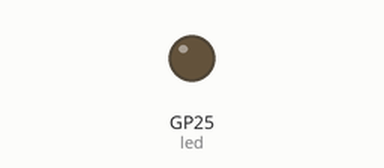
Simulated run of this program. Board: Raspberry Pi Pico running MicroPython. On the bench: output pins drawn as LEDs (lit = HIGH).

Above: at 2.3 s.
At 6.62 s:
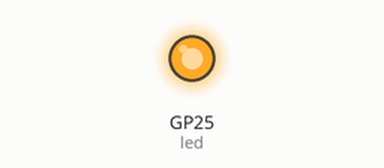
Timing chart, 0 to 6.9 s (numbered marks = the images above):
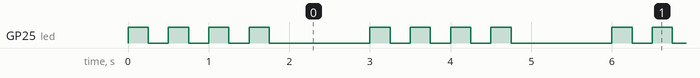

The program:

main.py
```python
from src.blink import main


main()
```

blink.py
```python
import time
from machine import Pin


def main():
    # GPIO 25 is the onboard LED on the standard Raspberry Pi Pico
    led = Pin(25, Pin.OUT)

    while True:
        # Blink 4 times (0.25s ON, 0.25s OFF)
        for _ in range(4):
            led.value(1)
            time.sleep(0.25)
            led.value(0)
            time.sleep(0.25)

        # Wait 1 second before repeating
        time.sleep(1.0)

if __name__=='__main__':
    main()
```

Measured:
- by itself, GP25 (led): repeats every 3.0 s: 3 × (LOW 0.25 s, HIGH 0.25 s), LOW 1.3 s, HIGH 0.25 s
- by itself, everything shown: repeats every 3.0 s, in 8 steps
